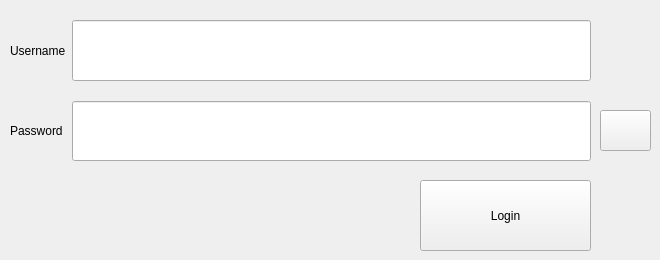
      <widget class="QWidget" name="sign_in_tab">
       <property name="enabled">
        <bool>true</bool>
       </property>
       <attribute name="title">
        <string>Sign In</string>
       </attribute>
       <widget class="QPushButton" name="Pbutton_submit_signin_user">
        <property name="geometry">
         <rect>
          <x>420</x>
          <y>180</y>
          <width>171</width>
          <height>71</height>
         </rect>
        </property>
        <property name="styleSheet">
         <string notr="true"/>
        </property>
        <property name="text">
         <string>Login</string>
        </property>
       </widget>
       <widget class="QWidget" name="formLayoutWidget_4">
        <property name="geometry">
         <rect>
          <x>0</x>
          <y>0</y>
          <width>591</width>
          <height>161</height>
         </rect>
        </property>
        <property name="styleSheet">
         <string/>
        </property>
        <layout class="QFormLayout" name="formLayout">
         <property name="verticalSpacing">
          <number>20</number>
         </property>
         <property name="leftMargin">
          <number>10</number>
         </property>
         <property name="topMargin">
          <number>20</number>
         </property>
         <item row="0" column="1">
          <widget class="QLineEdit" name="Line_username_signin_user">
           <property name="sizePolicy">
            <sizepolicy hsizetype="Expanding" vsizetype="Expanding">
             <horstretch>30</horstretch>
             <verstretch>30</verstretch>
            </sizepolicy>
           </property>
           <property name="styleSheet">
            <string notr="true"/>
           </property>
          </widget>
         </item>
         <item row="0" column="0">
          <widget class="QLabel" name="Label_username_signin_user">
           <property name="sizePolicy">
            <sizepolicy hsizetype="Expanding" vsizetype="Expanding">
             <horstretch>0</horstretch>
             <verstretch>0</verstretch>
            </sizepolicy>
           </property>
           <property name="styleSheet">
            <string notr="true"/>
           </property>
           <property name="text">
            <string>Username</string>
           </property>
          </widget>
         </item>
         <item row="1" column="0">
          <widget class="QLabel" name="Label_password_signin_user">
           <property name="sizePolicy">
            <sizepolicy hsizetype="Expanding" vsizetype="Expanding">
             <horstretch>0</horstretch>
             <verstretch>0</verstretch>
            </sizepolicy>
           </property>
           <property name="styleSheet">
            <string notr="true"/>
           </property>
           <property name="text">
            <string>Password</string>
           </property>
          </widget>
         </item>
         <item row="1" column="1">
          <widget class="QLineEdit" name="Line_password_signin_user">
           <property name="sizePolicy">
            <sizepolicy hsizetype="Expanding" vsizetype="Expanding">
             <horstretch>30</horstretch>
             <verstretch>30</verstretch>
            </sizepolicy>
           </property>
           <property name="styleSheet">
            <string notr="true"/>
           </property>
           <property name="echoMode">
            <enum>QLineEdit::Password</enum>
           </property>
          </widget>
         </item>
        </layout>
       </widget>
       <widget class="QPushButton" name="Pbutton_show_password_signin_user">
        <property name="geometry">
         <rect>
          <x>600</x>
          <y>110</y>
          <width>51</width>
          <height>41</height>
         </rect>
        </property>
        <property name="autoFillBackground">
         <bool>false</bool>
        </property>
        <property name="styleSheet">
         <string notr="true"/>
        </property>
        <property name="text">
         <string/>
        </property>
        <property name="icon">
         <iconset>
          <normaloff>../resources/icons/eye_icon.png</normaloff>../resources/icons/eye_icon.png</iconset>
        </property>
        <property name="iconSize">
         <size>
          <width>50</width>
          <height>50</height>
         </size>
        </property>
       </widget>
      </widget>
